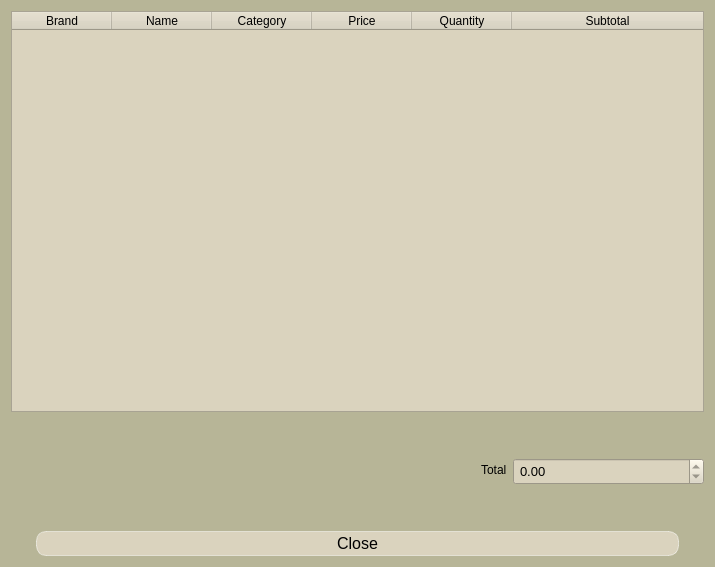
<?xml version="1.0" encoding="UTF-8"?>
<ui version="4.0">
 <class>PurchaseReceiptDialog</class>
 <widget class="QDialog" name="PurchaseReceiptDialog">
  <property name="geometry">
   <rect>
    <x>0</x>
    <y>0</y>
    <width>715</width>
    <height>567</height>
   </rect>
  </property>
  <property name="windowTitle">
   <string>Purchase Receipt</string>
  </property>
  <property name="styleSheet">
   <string notr="true">QWidget{
background-color:rgb(183, 181, 151);
}</string>
  </property>
  <layout class="QVBoxLayout" name="verticalLayout">
   <item>
    <widget class="QTableWidget" name="purchaseReceiptTable">
     <property name="styleSheet">
      <string notr="true">QWidget {

    background-color: rgb(218, 211, 190);
    font: 700 9pt &quot;Segoe UI&quot;;
    color: black; /* Sets the font color to black */
}
</string>
     </property>
     <property name="editTriggers">
      <set>QAbstractItemView::NoEditTriggers</set>
     </property>
     <attribute name="horizontalHeaderStretchLastSection">
      <bool>true</bool>
     </attribute>
     <column>
      <property name="text">
       <string>Brand</string>
      </property>
     </column>
     <column>
      <property name="text">
       <string>Name</string>
      </property>
     </column>
     <column>
      <property name="text">
       <string>Category</string>
      </property>
     </column>
     <column>
      <property name="text">
       <string>Price</string>
      </property>
     </column>
     <column>
      <property name="text">
       <string>Quantity</string>
      </property>
     </column>
     <column>
      <property name="text">
       <string>Subtotal</string>
      </property>
     </column>
    </widget>
   </item>
   <item>
    <spacer name="verticalSpacer_2">
     <property name="orientation">
      <enum>Qt::Vertical</enum>
     </property>
     <property name="sizeType">
      <enum>QSizePolicy::Fixed</enum>
     </property>
     <property name="sizeHint" stdset="0">
      <size>
       <width>20</width>
       <height>40</height>
      </size>
     </property>
    </spacer>
   </item>
   <item>
    <layout class="QFormLayout" name="formLayout_2">
     <property name="horizontalSpacing">
      <number>6</number>
     </property>
     <property name="leftMargin">
      <number>470</number>
     </property>
     <item row="0" column="0">
      <widget class="QLabel" name="label_2">
       <property name="styleSheet">
        <string notr="true">QLabel {
    font: 700 ;
    color: black; /* Sets the font color to black */
}
</string>
       </property>
       <property name="text">
        <string>Total</string>
       </property>
      </widget>
     </item>
     <item row="0" column="1">
      <widget class="QDoubleSpinBox" name="total">
       <property name="maximumSize">
        <size>
         <width>1677</width>
         <height>16777215</height>
        </size>
       </property>
       <property name="styleSheet">
        <string notr="true">QDoubleSpinBox{
background-color: rgb(218, 211, 190);
color: black;


font-size: 13px;
padding:2px;
text-align: center;


}

QDoubleSpinBox:hover {
background-color: rgba(255, 255, 255, 0.3);
}

</string>
       </property>
       <property name="readOnly">
        <bool>true</bool>
       </property>
       <property name="maximum">
        <double>99999.990000000005239</double>
       </property>
      </widget>
     </item>
    </layout>
   </item>
   <item>
    <spacer name="verticalSpacer">
     <property name="orientation">
      <enum>Qt::Vertical</enum>
     </property>
     <property name="sizeType">
      <enum>QSizePolicy::Fixed</enum>
     </property>
     <property name="sizeHint" stdset="0">
      <size>
       <width>20</width>
       <height>40</height>
      </size>
     </property>
    </spacer>
   </item>
   <item>
    <widget class="QPushButton" name="close">
     <property name="styleSheet">
      <string notr="true">QPushButton{
background-color: rgb(218, 211, 190);

color: black;
border: 1px solid rgba(255, 255, 255, 0.5);
border-radius: 10px;
font-size: 16px;
padding:2px;
text-align: center;
margin-left: 25px;
margin-right:25px;
}

QPushButton:hover {
background-color: #e74c3c;
}

QPushButton:pressed {
background-color: #e74c3c;
}
</string>
     </property>
     <property name="text">
      <string>Close</string>
     </property>
    </widget>
   </item>
  </layout>
 </widget>
 <resources/>
 <connections/>
</ui>
